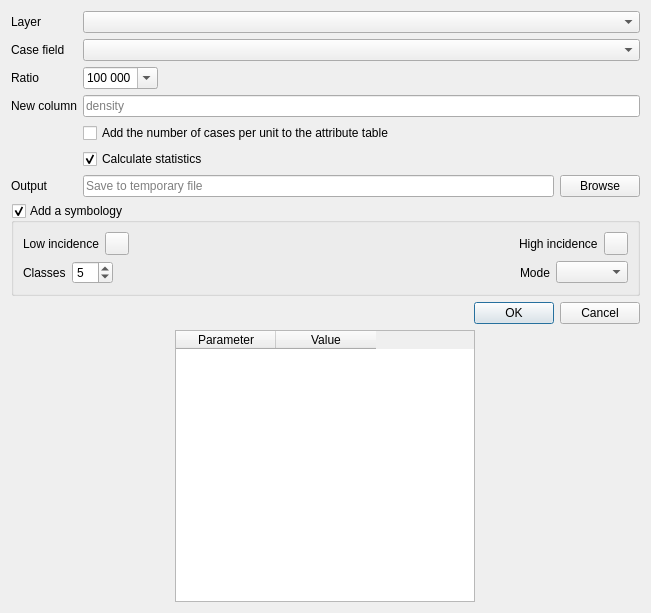
<?xml version="1.0" encoding="UTF-8"?>
<ui version="4.0">
 <class>Density</class>
 <widget class="QWidget" name="Composite_Index">
  <property name="geometry">
   <rect>
    <x>0</x>
    <y>0</y>
    <width>651</width>
    <height>613</height>
   </rect>
  </property>
  <property name="windowTitle">
   <string>Density</string>
  </property>
  <layout class="QVBoxLayout" name="verticalLayout">
   <item>
    <layout class="QFormLayout" name="formLayout">
     <property name="fieldGrowthPolicy">
      <enum>QFormLayout::ExpandingFieldsGrow</enum>
     </property>
     <item row="1" column="0">
      <widget class="QLabel" name="label">
       <property name="text">
        <string>Layer</string>
       </property>
      </widget>
     </item>
     <item row="4" column="0">
      <widget class="QLabel" name="label_2">
       <property name="text">
        <string>Ratio</string>
       </property>
      </widget>
     </item>
     <item row="4" column="1">
      <widget class="QComboBox" name="cbx_ratio">
       <property name="editable">
        <bool>true</bool>
       </property>
       <property name="currentIndex">
        <number>4</number>
       </property>
       <item>
        <property name="text">
         <string>10</string>
        </property>
       </item>
       <item>
        <property name="text">
         <string>100</string>
        </property>
       </item>
       <item>
        <property name="text">
         <string>1 000</string>
        </property>
       </item>
       <item>
        <property name="text">
         <string>10 000</string>
        </property>
       </item>
       <item>
        <property name="text">
         <string>100 000</string>
        </property>
       </item>
      </widget>
     </item>
     <item row="5" column="0">
      <widget class="QLabel" name="label_3">
       <property name="text">
        <string>New column</string>
       </property>
      </widget>
     </item>
     <item row="5" column="1">
      <widget class="QLineEdit" name="le_new_column">
       <property name="maxLength">
        <number>10</number>
       </property>
       <property name="placeholderText">
        <string>density</string>
       </property>
      </widget>
     </item>
     <item row="6" column="1">
      <widget class="QCheckBox" name="checkBox_addNbIntersections">
       <property name="toolTip">
        <string>Add the number of cases per unit to the attribute table</string>
       </property>
       <property name="text">
        <string>Add the number of cases per unit to the attribute table</string>
       </property>
      </widget>
     </item>
     <item row="7" column="1">
      <widget class="QCheckBox" name="checkBox_incidence_runStats">
       <property name="text">
        <string>Calculate statistics</string>
       </property>
       <property name="checked">
        <bool>true</bool>
       </property>
      </widget>
     </item>
     <item row="8" column="0">
      <widget class="QLabel" name="label_5">
       <property name="text">
        <string>Output</string>
       </property>
      </widget>
     </item>
     <item row="8" column="1">
      <layout class="QHBoxLayout" name="horizontalLayout">
       <item>
        <widget class="QLineEdit" name="le_output_filepath">
         <property name="placeholderText">
          <string>Save to temporary file</string>
         </property>
        </widget>
       </item>
       <item>
        <widget class="QPushButton" name="button_browse">
         <property name="text">
          <string>Browse</string>
         </property>
        </widget>
       </item>
      </layout>
     </item>
     <item row="3" column="0">
      <widget class="QLabel" name="label_4">
       <property name="text">
        <string>Case field</string>
       </property>
      </widget>
     </item>
     <item row="1" column="1">
      <widget class="QgsMapLayerComboBox" name="cbx_aggregation_layer">
       <property name="sizePolicy">
        <sizepolicy hsizetype="Expanding" vsizetype="Fixed">
         <horstretch>0</horstretch>
         <verstretch>0</verstretch>
        </sizepolicy>
       </property>
      </widget>
     </item>
     <item row="3" column="1">
      <widget class="QgsFieldComboBox" name="cbx_case_field">
       <property name="sizePolicy">
        <sizepolicy hsizetype="Expanding" vsizetype="Fixed">
         <horstretch>0</horstretch>
         <verstretch>0</verstretch>
        </sizepolicy>
       </property>
      </widget>
     </item>
    </layout>
   </item>
   <item>
    <widget class="QgsCollapsibleGroupBox" name="symbology">
     <property name="title">
      <string>Add a symbology</string>
     </property>
     <property name="checkable">
      <bool>true</bool>
     </property>
     <property name="collapsed" stdset="0">
      <bool>false</bool>
     </property>
     <layout class="QVBoxLayout" name="verticalLayout_3">
      <item>
       <layout class="QHBoxLayout" name="horizontalLayout_3">
        <item>
         <widget class="QLabel" name="label_9">
          <property name="text">
           <string>Low incidence</string>
          </property>
         </widget>
        </item>
        <item>
         <widget class="QgsColorButtonV2" name="color_low_value">
          <property name="color" stdset="0">
           <color>
            <red>255</red>
            <green>246</green>
            <blue>246</blue>
           </color>
          </property>
         </widget>
        </item>
        <item>
         <spacer name="horizontalSpacer">
          <property name="orientation">
           <enum>Qt::Horizontal</enum>
          </property>
          <property name="sizeHint" stdset="0">
           <size>
            <width>40</width>
            <height>20</height>
           </size>
          </property>
         </spacer>
        </item>
        <item>
         <widget class="QLabel" name="label_10">
          <property name="text">
           <string>High incidence</string>
          </property>
         </widget>
        </item>
        <item>
         <widget class="QgsColorButtonV2" name="color_high_value">
          <property name="color" stdset="0">
           <color>
            <red>202</red>
            <green>33</green>
            <blue>36</blue>
           </color>
          </property>
         </widget>
        </item>
       </layout>
      </item>
      <item>
       <layout class="QHBoxLayout" name="horizontalLayout_4">
        <item>
         <widget class="QLabel" name="label_11">
          <property name="text">
           <string>Classes</string>
          </property>
         </widget>
        </item>
        <item>
         <widget class="QSpinBox" name="spinBox_classes">
          <property name="minimum">
           <number>1</number>
          </property>
          <property name="value">
           <number>5</number>
          </property>
         </widget>
        </item>
        <item>
         <spacer name="horizontalSpacer_2">
          <property name="orientation">
           <enum>Qt::Horizontal</enum>
          </property>
          <property name="sizeHint" stdset="0">
           <size>
            <width>40</width>
            <height>20</height>
           </size>
          </property>
         </spacer>
        </item>
        <item>
         <widget class="QLabel" name="label_12">
          <property name="text">
           <string>Mode</string>
          </property>
         </widget>
        </item>
        <item>
         <widget class="QComboBox" name="cbx_mode"/>
        </item>
       </layout>
      </item>
     </layout>
    </widget>
   </item>
   <item>
    <widget class="QDialogButtonBox" name="button_box_ok">
     <property name="orientation">
      <enum>Qt::Horizontal</enum>
     </property>
     <property name="standardButtons">
      <set>QDialogButtonBox::Cancel|QDialogButtonBox::Ok</set>
     </property>
    </widget>
   </item>
   <item>
    <layout class="QHBoxLayout" name="horizontalLayout_2">
     <item>
      <widget class="QTableWidget" name="tableWidget">
       <property name="minimumSize">
        <size>
         <width>200</width>
         <height>0</height>
        </size>
       </property>
       <property name="maximumSize">
        <size>
         <width>300</width>
         <height>16777215</height>
        </size>
       </property>
       <property name="verticalScrollBarPolicy">
        <enum>Qt::ScrollBarAsNeeded</enum>
       </property>
       <property name="horizontalScrollBarPolicy">
        <enum>Qt::ScrollBarAlwaysOff</enum>
       </property>
       <attribute name="verticalHeaderVisible">
        <bool>false</bool>
       </attribute>
       <column>
        <property name="text">
         <string>Parameter</string>
        </property>
       </column>
       <column>
        <property name="text">
         <string>Value</string>
        </property>
       </column>
      </widget>
     </item>
     <item>
      <layout class="QVBoxLayout" name="layout_plot"/>
     </item>
    </layout>
   </item>
  </layout>
 </widget>
 <customwidgets>
  <customwidget>
   <class>QgsCollapsibleGroupBox</class>
   <extends>QGroupBox</extends>
   <header>qgis.gui</header>
   <container>1</container>
  </customwidget>
  <customwidget>
   <class>QgsColorButtonV2</class>
   <extends>QToolButton</extends>
   <header>qgis.gui</header>
  </customwidget>
  <customwidget>
   <class>QgsFieldComboBox</class>
   <extends>QComboBox</extends>
   <header>qgis.gui</header>
  </customwidget>
  <customwidget>
   <class>QgsMapLayerComboBox</class>
   <extends>QComboBox</extends>
   <header>qgis.gui</header>
  </customwidget>
 </customwidgets>
 <resources/>
 <connections>
  <connection>
   <sender>cbx_aggregation_layer</sender>
   <signal>layerChanged(QgsMapLayer*)</signal>
   <receiver>cbx_case_field</receiver>
   <slot>setLayer(QgsMapLayer*)</slot>
   <hints>
    <hint type="sourcelabel">
     <x>376</x>
     <y>23</y>
    </hint>
    <hint type="destinationlabel">
     <x>376</x>
     <y>61</y>
    </hint>
   </hints>
  </connection>
 </connections>
</ui>
